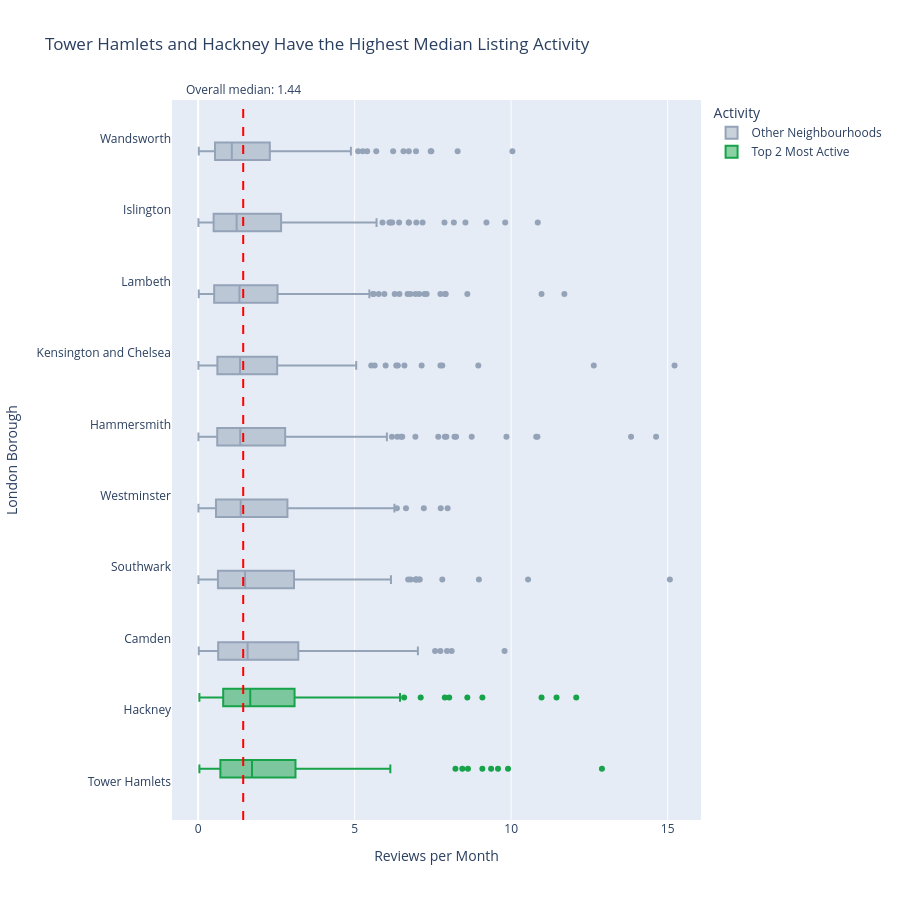

Here is the notebook cell this chart was saved with:
### Markdown cell above
## Task 2 — Box plot: listing activity by borough

**What to build:** A **horizontal box plot** comparing listing activity (reviews per month) across London boroughs — reviews per month is a proxy for how frequently a listing is booked.

**Requirements:**
- Horizontal orientation (borough names are long)
- Sorted by median reviews per month (most active at top)
- Highlight the **two most active** boroughs in a different colour
- Outliers shown as individual points
- Insight title naming the two busiest boroughs

> 💡 Some listings have zero reviews — these are new or inactive listings. Filter them out with before plotting

### Code cell
# Task 2: Listing activity by borough

# Remove listings with zero reviews per month
df_task2 = df_cap[df_cap['reviews_per_month'] > 0].copy()

# Calculate median activity by neighbourhood
borough_medians = (
    df_task2.groupby('neighbourhood')['reviews_per_month']
    .median()
    .sort_values(ascending=False)
)

# Find two most active neighbourhoods
top_two = borough_medians.head(2).index.tolist()

print("Two most active neighbourhoods:", top_two)

# Highlight top two
df_task2['activity_group'] = df_task2['neighbourhood'].apply(
    lambda x: 'Top 2 Most Active' if x in top_two else 'Other Neighbourhoods'
)

# Sort neighbourhoods by median activity
borough_order = borough_medians.index.tolist()

# Create box plot
fig = px.box(
    df_task2,
    x='reviews_per_month',
    y='neighbourhood',
    color='activity_group',
    category_orders={'neighbourhood': borough_order[::-1]},
    points='outliers',
    color_discrete_map={
        'Top 2 Most Active': '#16A34A',
        'Other Neighbourhoods': '#94A3B8'
    },
    title=f'{top_two[0]} and {top_two[1]} Have the Highest Median Listing Activity',
    labels={
        'reviews_per_month': 'Reviews per Month',
        'neighbourhood': 'London Borough',
        'activity_group': 'Activity'
    }
)

# Overall median reference line
overall_median = df_task2['reviews_per_month'].median()

fig.add_vline(
    x=overall_median,
    line_dash='dash',
    line_color='red',
    annotation_text=f'Overall median: {overall_median:.2f}',
    annotation_position='top'
)

fig.update_layout(
    height=900,
    xaxis_title='Reviews per Month',
    yaxis_title='London Borough'
)

fig.show()

### Figure 1 — Plotly figure (JSON) as saved in the notebook; plotly's stock layout.template omitted (floating-point values rounded to 4 significant figures; data arrays with more than 128 entries replaced by an {"elided": "..."} marker saying what was removed)
{"data": [{"alignmentgroup": "True", "boxpoints": "outliers", "hovertemplate": "Activity=Other Neighbourhoods<br>Reviews per Month=%{x}<br>London Borough=%{y}<extra></extra>", "legendgroup": "Other Neighbourhoods", "marker": {"color": "#94A3B8"}, "name": "Other Neighbourhoods", "notched": false, "offsetgroup": "Other Neighbourhoods", "orientation": "h", "showlegend": true, "type": "box", "x": {"elided": "1869 float values"}, "x0": " ", "xaxis": "x", "y": {"elided": "1869 str values"}, "y0": " ", "yaxis": "y"}, {"alignmentgroup": "True", "boxpoints": "outliers", "hovertemplate": "Activity=Top 2 Most Active<br>Reviews per Month=%{x}<br>London Borough=%{y}<extra></extra>", "legendgroup": "Top 2 Most Active", "marker": {"color": "#16A34A"}, "name": "Top 2 Most Active", "notched": false, "offsetgroup": "Top 2 Most Active", "orientation": "h", "showlegend": true, "type": "box", "x": {"elided": "501 float values"}, "x0": " ", "xaxis": "x", "y": {"elided": "501 str values"}, "y0": " ", "yaxis": "y"}], "layout": {"annotations": [{"showarrow": false, "text": "Overall median: 1.44", "x": 1.44, "xanchor": "center", "xref": "x", "y": 1, "yanchor": "bottom", "yref": "y domain"}], "boxmode": "group", "height": 900, "legend": {"title": {"text": "Activity"}, "tracegroupgap": 0}, "shapes": [{"line": {"color": "red", "dash": "dash"}, "type": "line", "x0": 1.44, "x1": 1.44, "xref": "x", "y0": 0, "y1": 1, "yref": "y domain"}], "title": {"text": "Tower Hamlets and Hackney Have the Highest Median Listing Activity"}, "xaxis": {"anchor": "y", "domain": [0, 1], "title": {"text": "Reviews per Month"}}, "yaxis": {"anchor": "x", "categoryarray": ["Tower Hamlets", "Hackney", "Camden", "Southwark", "Westminster", "Hammersmith", "Kensington and Chelsea", "Lambeth", "Islington", "Wandsworth"], "categoryorder": "array", "domain": [0, 1], "title": {"text": "London Borough"}}}}
